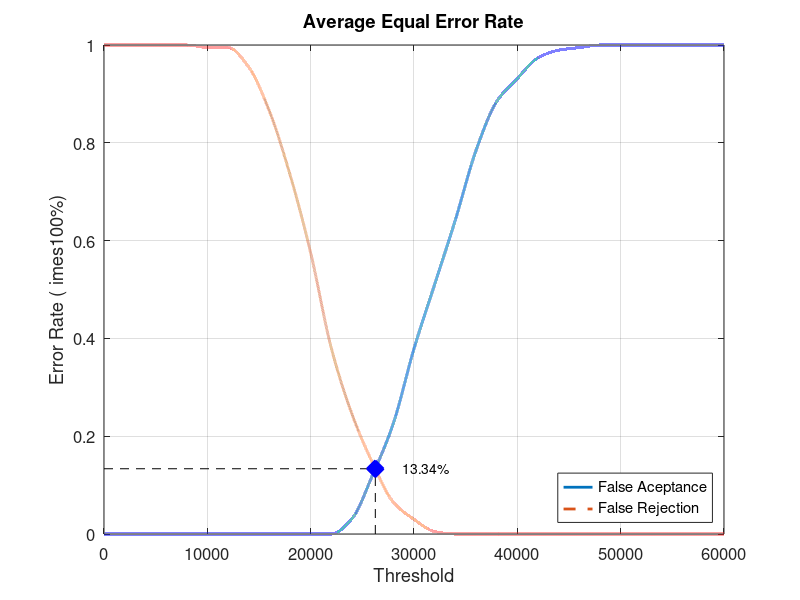
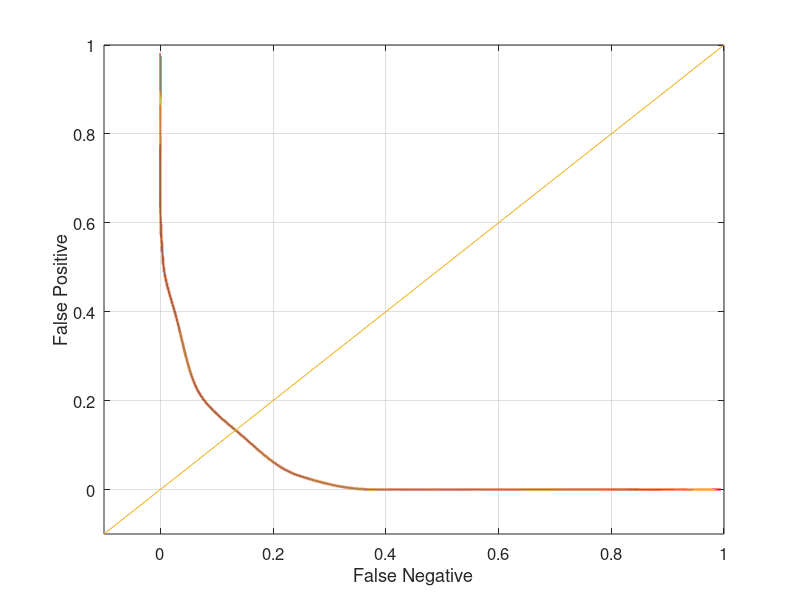

These charts were generated, in order, by the following MATLAB code:
close all;
clear;
clc;
x = 0:2000:60000;
xq = 0:0.5:60000;

y0 = [0 0 0 0 0 0 0 0 0 0 0 0 0.0315789 0.121053 0.226316 0.378947 0.510526 0.642105 0.784211 0.884211 0.931579 0.973684 0.989474 0.994737 1 1 1 1 1 1 1]
yy0 = interp1(x, y0, xq, 'pchip');
y1 = [1 1 1 1 1 0.995 0.995 0.955 0.865 0.735 0.575 0.38 0.245 0.145 0.065 0.03 0.005 0 0 0 0 0 0 0 0 0 0 0 0 0 0]
yy1 = interp1(x, y1, xq, 'pchip');

% Calculating EER: 
y2 = abs(y0 - y1);
find(y2 == min(y2))
yy2 = abs(yy0 - yy1);
xEER = find(yy2 == min(yy2));
xEERIndex = xq(xEER) % X-axis EER
yEER = yy0(xEER) % Y-axis EER

main = figure
plot(xq, yy0,'-','LineWidth', 2);	hold on
plot(xq, yy1,'--','LineWidth', 2);	hold on
plot([xEERIndex xEERIndex], [0 yEER], 'k--');	hold on
plot([0 xEERIndex], [yEER yEER], 'k--');	hold on
plot(xEERIndex, yEER, 'bx', 'LineWidth', 10);	hold on
text(xEERIndex + 10 * xEERIndex / 100, yEER, [num2str(round((10000 * yEER)) / 100) '%'])
legend('False Aceptance', 'False Rejection', 'Location', 'SouthEast')
xlabel('Threshold')
ylabel('Error Rate (	imes100%)')
title('Average Equal Error Rate')
set(gca, 'FontSize', 12)
axis([0 60000 0 1])
grid on

print(main, 'Database1_3Main', '-dpng');
FNRxFPR = figure('Color', [1 1 1]);
plot(yy1, yy0, '-', yy1, yy0, 'LineWidth', 2);
hold on
y = -0.1:0.1:1
plot(y, y); 
set(gca, 'FontSize', 12)
xlabel('False Negative')
ylabel('False Positive')
axis([-0.1 1 -0.1 1])
set(gca, 'FontSize', 12)
grid on

print(FNRxFPR, 'Database1_3FNRxFPR','-dpng');
